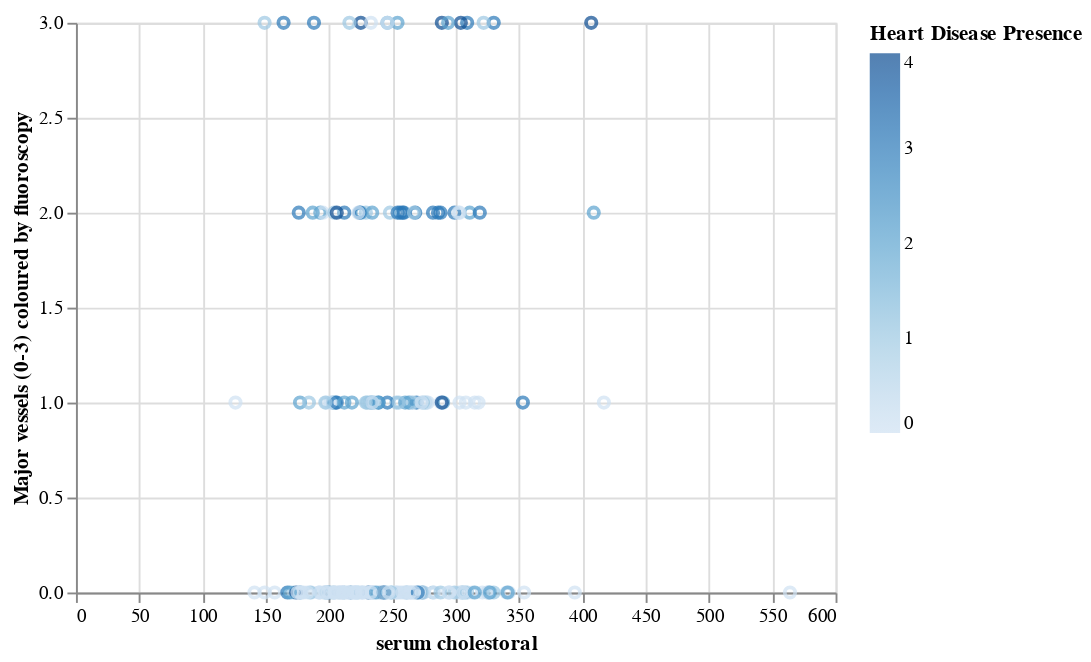

The cell this chart's notebook holds for it:
### Code cell
chol_ca_plot = alt.Chart(cleveland_train).mark_point().encode(
    x = alt.X("chol", title = "serum cholestoral"),
    y = alt.Y('ca', title = "Major vessels (0-3) coloured by fluoroscopy"),
    color = alt.Color("heart_disease_presence", title = "Heart Disease Presence")
)
chol_ca_plot

### Figure 1 — Vega-Lite specification as saved in the notebook (floating-point values rounded to 4 significant figures; data arrays with more than 128 entries replaced by an {"elided": "..."} marker saying what was removed)
{"config": {"view": {"continuousWidth": 400, "continuousHeight": 300}}, "data": {"name": "data-5823f5e2d9c6920f92279af6888b5263"}, "mark": "point", "encoding": {"color": {"field": "heart_disease_presence", "title": "Heart Disease Presence", "type": "quantitative"}, "x": {"field": "chol", "title": "serum cholestoral", "type": "quantitative"}, "y": {"field": "ca", "title": "Major vessels (0-3) coloured by fluoroscopy", "type": "quantitative"}}, "$schema": "https://vega.github.io/schema/vega-lite/v4.17.0.json", "datasets": {"data-5823f5e2d9c6920f92279af6888b5263": {"elided": "227 records"}}}
